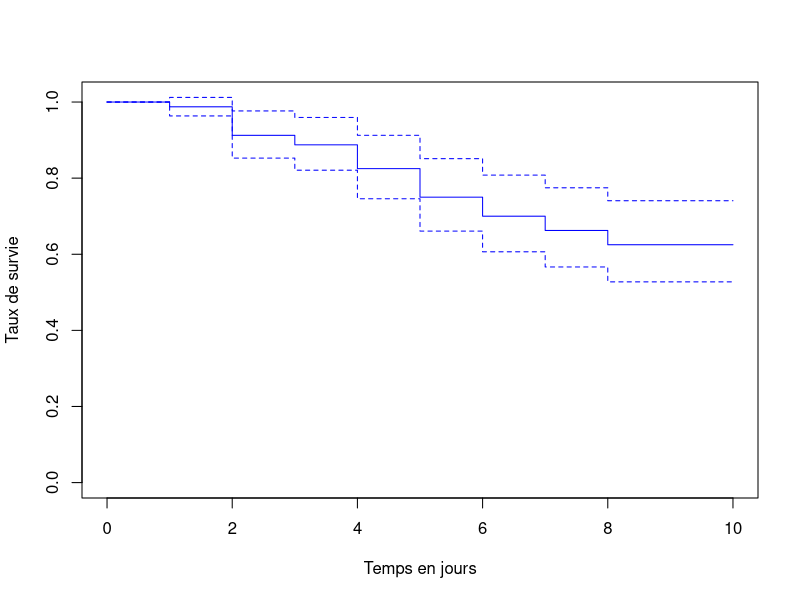
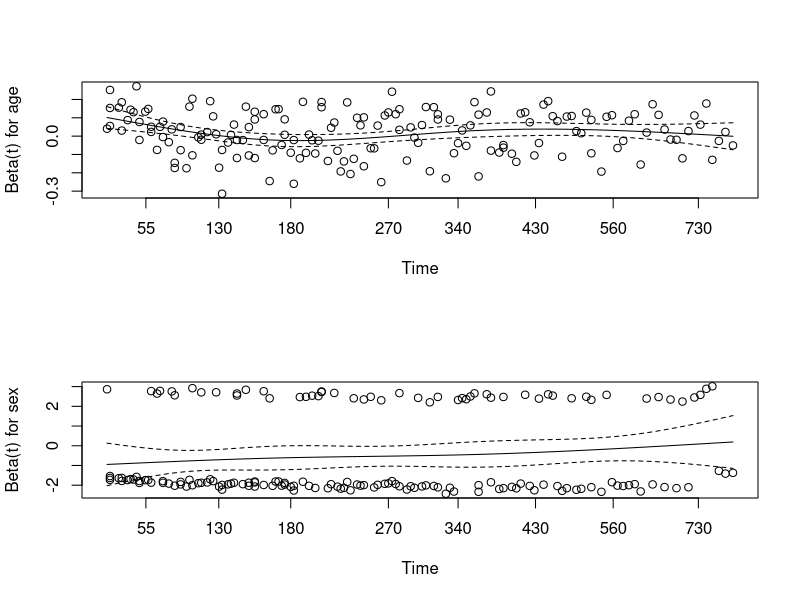
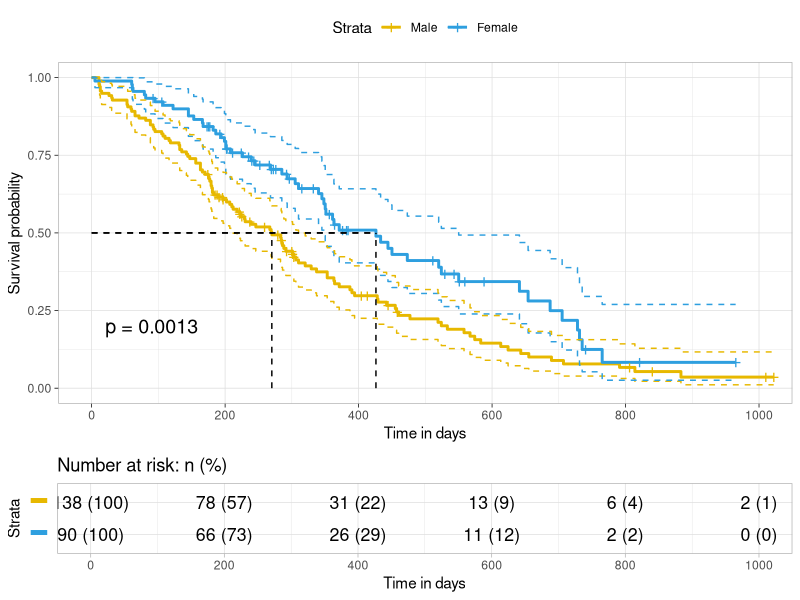

Reproduce these figures in R, in order. (Note: this script raises an error after producing the figures.)
## ---- chunk 1
library(survival)
mydata.surv=Surv(time=c(rep(10,50),round(runif(n=30,min=1,max=8))),
                 event=c(rep(0,50),rep(1,30)),
                 origin=0,
                 type="right")
# summary(survfit(mydata.surv~1, conf.type="plain"))
plot(survfit(mydata.surv~1, conf.type="none"),  col="blue", lwd=1,
     xlab='Temps en jours',ylab='Taux de survie')
## ---- chunk 2
# On charge les packages dont on a besoin
library(survival)
library(survminer)
# On charge un jeu de données simple
data(lung)
head(lung)

# On crée les données de survie
## En premier le dernier moment d'observation
## En second si l'individu était encore en vie ou absent
data.Surv<-Surv(lung$time, lung$status)

# On calcule la courbe de survie globale de la population
fit <- survfit(data.Surv ~ 1, data = lung)
# On demande la fonction de répartition (pas d'impression ca rtrès grande)
#summary(fit)
# Access to the sort summary table
summary(fit)$table
## ---- chunk 3
# On calcule la courbe de survie globale par sexe
fit <- survfit(Surv(time, status) ~ sex, data = lung)
# Access to the sort summary table
summary(fit)$table
## ---- chunk 4
survdiff(Surv(time, status) ~ sex, data = lung)
## ---- chunk 5
# On ajoute trois hôpitaux possibles pour le lieu d'établissement du diagnostique
Clinic.Choix<-c("H1","H2","H3")
lung$Clinic<-sample(Clinic.Choix,size=228,replace=T)
survdiff(Surv(time, status) ~ sex+strata(Clinic), data = lung)
## ---- chunk 6
coxph(Surv(time, status) ~ age, data = lung)
## ---- chunk 7
coxph(Surv(time, status) ~ age+sex, data = lung)
## ---- chunk 8
extractAIC(coxph(Surv(time, status) ~ age*sex, data = lung))[2]
extractAIC(coxph(Surv(time, status) ~ age+sex, data = lung))[2]
extractAIC(coxph(Surv(time, status) ~ sex, data = lung))[2]
extractAIC(coxph(Surv(time, status) ~ age, data = lung))[2]
## ---- chunk 9
library(MASS)
fit1<-coxph(Surv(time, status) ~ 1, data = lung)
fit2<-coxph(Surv(time, status) ~ age*sex, data = lung)
# Problème si des données manquantes 
#-> Retirer les données manquantes ? 
#Car besoin des mêmes données car sinon AIC ne peut être utilisé. 
stepAIC(fit1,scope=list(upper=fit2,lower=fit1),
        direction="both")
## ---- chunk 10
par(mfrow=c(2,1))
plot(cox.zph(coxph(Surv(time, status) ~ age+sex, data = lung)))
## ---- chunk 11
print(cox.zph(coxph(Surv(time, status) ~ age+sex, data = lung)))
## ---- chunk 12
fit<-survfit(Surv(time, status) ~ sex, data = lung)
ggsurvplot(
   fit,                     # survfit object with calculated statistics.
   pval = TRUE,             # show p-value of log-rank test.
   conf.int = TRUE,         # show confidence intervals for 
                            # point estimaes of survival curves.
   conf.int.style = "step",  # customize style of confidence intervals
   xlab = "Time in days",   # customize X axis label.
   break.time.by = 200,     # break X axis in time intervals by 200.
   ggtheme = theme_light(), # customize plot and risk table with a theme.
   risk.table = "abs_pct",  # absolute number and percentage at risk.
  risk.table.y.text.col = T,# colour risk table text annotations.
  risk.table.y.text = FALSE,# show bars instead of names in text annotations
                            # in legend of risk table.
  ncensor.plot = FALSE,      # plot the number of censored subjects at time t
  surv.median.line = "hv",  # add the median survival pointer.
  legend.labs = 
    c("Male", "Female"),    # change legend labels.
  palette = 
    c("#E7B800", "#2E9FDF")# custom color palettes.
)
## ---- chunk 13
Temp<-c(rep(10,30),round(runif(n=50,min=1,max=8)),
        rep(10,10),round(runif(n=70,min=1,max=8)))
Statut<-c(rep(1,30),rep(2,50),
          rep(1,10),rep(2,70))
Groupe<-as.factor(c(rep("Trait",80),rep("Placebo",80)))

Data<-as.data.frame(Temp)
Data$Statut<-Statut
Data$Groupe<-Groupe

survfit(Surv(Data$Temp, Data$Statut)~Data$Groupe)
survdiff(Surv(Data$Temp, Data$Statut)~Data$Groupe)

fit<-survfit(Surv(Temp, Statut)~Groupe,data=Data)
ggsurvplot(
   fit,                     # survfit object with calculated statistics.
   pval = TRUE,             # show p-value of log-rank test.
   conf.int = TRUE,         # show confidence intervals for 
                            # point estimaes of survival curves.
   conf.int.style = "step",  # customize style of confidence intervals
   xlab = "Time in days",   # customize X axis label.
   break.time.by = 1,     # break X axis in time intervals by 200.
   ggtheme = theme_light(), # customize plot and risk table with a theme.
   risk.table = "abs_pct",  # absolute number and percentage at risk.
  risk.table.y.text.col = T,# colour risk table text annotations.
  risk.table.y.text = FALSE,# show bars instead of names in text annotations
                            # in legend of risk table.
  ncensor.plot = FALSE,      # plot the number of censored subjects at time t
  surv.median.line = "hv",  # add the median survival pointer.
  legend.labs = 
    c("Placebo", "Traitement"),    # change legend labels.
  palette = 
    c("#E7B800", "#2E9FDF")# custom color palettes.
)
